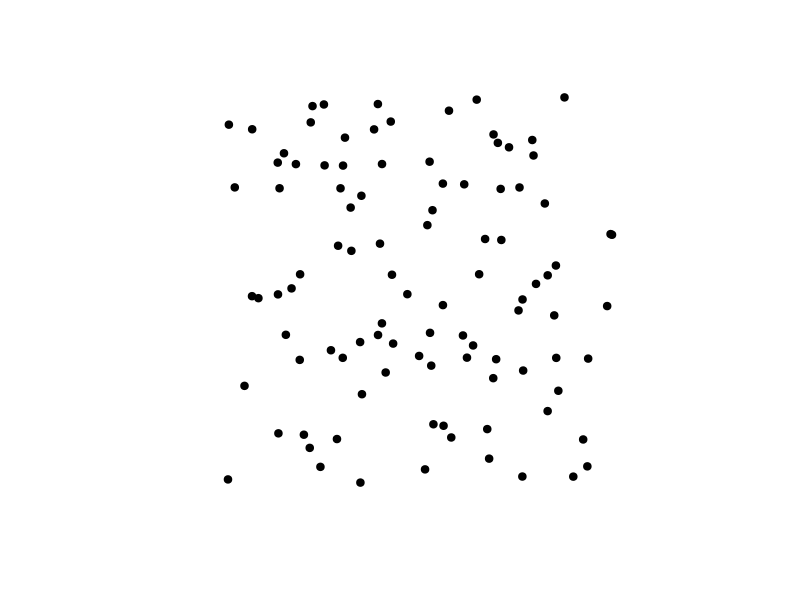

This figure's R source:
## ---- chunk 1
knitr::opts_chunk$set(fig.width=10)
## ---- chunk 2
# load library
library(sp)
## ---- chunk 3
# Generate 100 random X and Y coordinates 
# with longitude and latitude in the familiar
# degrees

x_coords <- runif(n = 100, min = -100, max = -80)
y_coords <- runif(n = 100, min = 25, max = 45)

# Have a look at the first coordinates
head(cbind(x_coords,y_coords))
## ---- chunk 4
args("SpatialPoints")
## ---- chunk 5
# coords = c(longitude,latitude)

firstPoints <- SpatialPoints(coords = cbind(x_coords,y_coords))
## ---- chunk 6
str(firstPoints)
## ---- chunk 7
plot(firstPoints, pch = 19)
